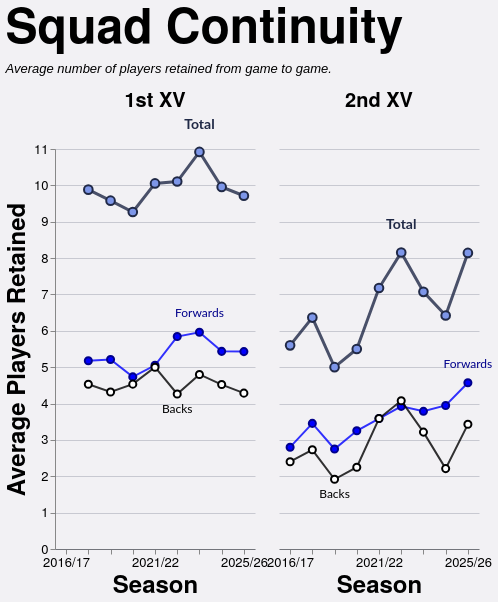

Describe this chart as a Vega-Lite specification.
### Vega-Lite specification from a JSON file in a GitHub repository (floating-point values rounded to 4 significant figures)
{"config": {"axis": {"labelFont": "PT Sans Narrow, Helvetica Neue, Helvetica, Arial, sans-serif", "titleFont": "PT Sans Narrow, Helvetica Neue, Helvetica, Arial, sans-serif", "labelFontSize": 13, "titleFontSize": 24, "gridColor": "#202947", "gridOpacity": 0.2, "zindex": 1}, "text": {"font": "Lato, sans-serif"}, "bar": {"cornerRadiusEnd": 5}, "header": {"labelFont": "PT Sans Narrow, Helvetica Neue, Helvetica, Arial, sans-serif", "titleFont": "PT Sans Narrow, Helvetica Neue, Helvetica, Arial, sans-serif", "labelFontSize": 24, "titleFontSize": 28, "labelFontWeight": "bold", "orient": "left"}, "legend": {"labelFont": "PT Sans Narrow, Helvetica Neue, Helvetica, Arial, sans-serif", "titleFont": "PT Sans Narrow, Helvetica Neue, Helvetica, Arial, sans-serif", "labelFontSize": 14, "titleFontSize": 16, "titlePadding": 5, "fillColor": "white", "strokeColor": "black", "padding": 10, "titleFontWeight": "lighter", "titleFontStyle": "italic", "titleColor": "gray", "offset": 10}, "title": {"font": "PT Sans Narrow, Helvetica Neue, Helvetica, Arial, sans-serif", "fontSize": 48, "fontWeight": "bold", "anchor": "start", "align": "center", "titlePadding": 20, "subtitlePadding": 10, "subtitleFontSize": 13, "subtitleColor": "", "subtitleFontStyle": "italic", "offset": 15, "color": "black"}, "axisX": {"labelAngle": 0}, "facet": {"title": null, "header": null, "align": {"row": "each", "column": "each"}}, "resolve": {"scale": {"y": "independent", "facet": "independent"}}, "background": "#f2f1f4", "scale": {"offsetBandPaddingOuter": 0.2, "offsetBandPaddingInner": 0.1}, "view": {"stroke": null, "background": "transparent"}}, "data": {"name": "data-c266a4d78d1aa76ec42880eef9847d82"}, "facet": {"column": {"field": "squad", "header": {"labelExpr": "datum.value + ' XV'", "labelFontSize": 20, "labelPadding": 6}, "sort": ["1st", "2nd"], "title": null, "type": "nominal"}}, "spec": {"layer": [{"mark": {"type": "line", "color": "#202946", "opacity": 0.8, "point": {"filled": true, "color": "#7d96e8", "stroke": "#202946", "size": 75, "strokeWidth": 2}, "strokeWidth": 3}, "encoding": {"detail": [{"field": "unit", "type": "nominal"}], "tooltip": [{"field": "season", "title": "Season", "type": "ordinal"}, {"field": "squad", "title": "Squad", "type": "nominal"}, {"field": "unit", "title": "Unit", "type": "nominal"}, {"field": "retained", "format": ".1f", "title": "Avg Retained", "type": "quantitative"}], "x": {"axis": {"labelAngle": 0, "labelOverlap": "parity"}, "field": "season", "sort": "ascending", "title": "Season", "type": "ordinal"}, "y": {"axis": {"tickMinStep": 1}, "field": "retained", "scale": {"zero": true}, "title": "Average Players Retained", "type": "quantitative"}}, "transform": [{"filter": "(datum.unit === 'Total')"}]}, {"mark": {"type": "line", "color": "blue", "opacity": 0.8, "point": {"filled": true, "color": "blue", "stroke": "darkblue", "size": 50, "strokeWidth": 2}, "strokeWidth": 2}, "encoding": {"detail": [{"field": "unit", "type": "nominal"}], "tooltip": [{"field": "season", "title": "Season", "type": "ordinal"}, {"field": "squad", "title": "Squad", "type": "nominal"}, {"field": "unit", "title": "Unit", "type": "nominal"}, {"field": "retained", "format": ".1f", "title": "Avg Retained", "type": "quantitative"}], "x": {"axis": {"labelAngle": 0, "labelOverlap": "parity"}, "field": "season", "sort": "ascending", "title": "Season", "type": "ordinal"}, "y": {"axis": {"tickMinStep": 1}, "field": "retained", "scale": {"zero": true}, "title": "Average Players Retained", "type": "quantitative"}}, "transform": [{"filter": "(datum.unit === 'Forwards')"}]}, {"mark": {"type": "line", "color": "black", "opacity": 0.8, "point": {"filled": true, "color": "white", "stroke": "black", "size": 50, "strokeWidth": 2}, "strokeWidth": 2}, "encoding": {"detail": [{"field": "unit", "type": "nominal"}], "tooltip": [{"field": "season", "title": "Season", "type": "ordinal"}, {"field": "squad", "title": "Squad", "type": "nominal"}, {"field": "unit", "title": "Unit", "type": "nominal"}, {"field": "retained", "format": ".1f", "title": "Avg Retained", "type": "quantitative"}], "x": {"axis": {"labelAngle": 0, "labelOverlap": "parity"}, "field": "season", "sort": "ascending", "title": "Season", "type": "ordinal"}, "y": {"axis": {"tickMinStep": 1}, "field": "retained", "scale": {"zero": true}, "title": "Average Players Retained", "type": "quantitative"}}, "transform": [{"filter": "(datum.unit === 'Backs')"}]}, {"mark": {"type": "text", "align": "center", "baseline": "bottom", "color": "#202946", "dx": 0, "dy": -20, "fontSize": 14, "fontWeight": "bold"}, "encoding": {"detail": [{"field": "unit", "type": "nominal"}], "text": {"value": "Total"}, "tooltip": [{"field": "season", "title": "Season", "type": "ordinal"}, {"field": "squad", "title": "Squad", "type": "nominal"}, {"field": "unit", "title": "Unit", "type": "nominal"}, {"field": "retained", "format": ".1f", "title": "Avg Retained", "type": "quantitative"}], "x": {"field": "season", "type": "ordinal"}, "y": {"field": "retained", "type": "quantitative"}}, "transform": [{"filter": "(datum.unit === 'Total')"}, {"calculate": "toNumber(split(datum.season, '/')[0])", "as": "season_order"}, {"joinaggregate": [{"op": "max", "field": "retained", "as": "max_value"}, {"op": "min", "field": "retained", "as": "min_value"}], "groupby": ["squad"]}, {"filter": "datum.retained > 0"}, {"filter": "datum.retained == datum.max_value"}, {"window": [{"op": "row_number", "field": "", "as": "rank"}], "groupby": ["squad"], "sort": [{"field": "season_order", "order": "descending"}]}, {"filter": "datum.rank == 1"}]}, {"mark": {"type": "text", "align": "center", "baseline": "bottom", "color": "darkblue", "dx": 0, "dy": -12, "fontSize": 12, "fontWeight": "normal"}, "encoding": {"detail": [{"field": "unit", "type": "nominal"}], "text": {"value": "Forwards"}, "tooltip": [{"field": "season", "title": "Season", "type": "ordinal"}, {"field": "squad", "title": "Squad", "type": "nominal"}, {"field": "unit", "title": "Unit", "type": "nominal"}, {"field": "retained", "format": ".1f", "title": "Avg Retained", "type": "quantitative"}], "x": {"field": "season", "type": "ordinal"}, "y": {"field": "retained", "type": "quantitative"}}, "transform": [{"filter": "(datum.unit === 'Forwards')"}, {"calculate": "toNumber(split(datum.season, '/')[0])", "as": "season_order"}, {"joinaggregate": [{"op": "max", "field": "retained", "as": "max_value"}, {"op": "min", "field": "retained", "as": "min_value"}], "groupby": ["squad"]}, {"filter": "datum.retained > 0"}, {"filter": "datum.retained == datum.max_value"}, {"window": [{"op": "row_number", "field": "", "as": "rank"}], "groupby": ["squad"], "sort": [{"field": "season_order", "order": "descending"}]}, {"filter": "datum.rank == 1"}]}, {"mark": {"type": "text", "align": "center", "baseline": "top", "color": "black", "dx": 0, "dy": 10, "fontSize": 12, "fontWeight": "normal"}, "encoding": {"detail": [{"field": "unit", "type": "nominal"}], "text": {"value": "Backs"}, "tooltip": [{"field": "season", "title": "Season", "type": "ordinal"}, {"field": "squad", "title": "Squad", "type": "nominal"}, {"field": "unit", "title": "Unit", "type": "nominal"}, {"field": "retained", "format": ".1f", "title": "Avg Retained", "type": "quantitative"}], "x": {"field": "season", "type": "ordinal"}, "y": {"field": "retained", "type": "quantitative"}}, "transform": [{"filter": "(datum.unit === 'Backs')"}, {"calculate": "toNumber(split(datum.season, '/')[0])", "as": "season_order"}, {"joinaggregate": [{"op": "max", "field": "retained", "as": "max_value"}, {"op": "min", "field": "retained", "as": "min_value"}], "groupby": ["squad"]}, {"filter": "datum.retained > 0"}, {"filter": "datum.retained == datum.min_value"}, {"window": [{"op": "row_number", "field": "", "as": "rank"}], "groupby": ["squad"], "sort": [{"field": "season_order", "order": "descending"}]}, {"filter": "datum.rank == 1"}]}, {"mark": {"type": "point", "color": "#7d96e8", "filled": true, "size": 250, "stroke": "#202946", "strokeWidth": 3}, "encoding": {"detail": [{"field": "unit", "type": "nominal"}], "tooltip": [{"field": "season", "title": "Season", "type": "ordinal"}, {"field": "squad", "title": "Squad", "type": "nominal"}, {"field": "unit", "title": "Unit", "type": "nominal"}, {"field": "retained", "format": ".1f", "title": "Avg Retained", "type": "quantitative"}], "x": {"axis": {"labelAngle": 0, "labelOverlap": "parity"}, "field": "season", "sort": "ascending", "title": "Season", "type": "ordinal"}, "y": {"axis": {"tickMinStep": 1}, "field": "retained", "scale": {"zero": true}, "title": "Average Players Retained", "type": "quantitative"}}, "transform": [{"filter": "datum.unit === 'Total' && datum.isSelected"}]}, {"mark": {"type": "point", "color": "blue", "filled": true, "size": 180, "stroke": "darkblue", "strokeWidth": 3}, "encoding": {"detail": [{"field": "unit", "type": "nominal"}], "tooltip": [{"field": "season", "title": "Season", "type": "ordinal"}, {"field": "squad", "title": "Squad", "type": "nominal"}, {"field": "unit", "title": "Unit", "type": "nominal"}, {"field": "retained", "format": ".1f", "title": "Avg Retained", "type": "quantitative"}], "x": {"axis": {"labelAngle": 0, "labelOverlap": "parity"}, "field": "season", "sort": "ascending", "title": "Season", "type": "ordinal"}, "y": {"axis": {"tickMinStep": 1}, "field": "retained", "scale": {"zero": true}, "title": "Average Players Retained", "type": "quantitative"}}, "transform": [{"filter": "datum.unit === 'Forwards' && datum.isSelected"}]}, {"mark": {"type": "point", "color": "white", "filled": true, "size": 180, "stroke": "black", "strokeWidth": 3}, "encoding": {"detail": [{"field": "unit", "type": "nominal"}], "tooltip": [{"field": "season", "title": "Season", "type": "ordinal"}, {"field": "squad", "title": "Squad", "type": "nominal"}, {"field": "unit", "title": "Unit", "type": "nominal"}, {"field": "retained", "format": ".1f", "title": "Avg Retained", "type": "quantitative"}], "x": {"axis": {"labelAngle": 0, "labelOverlap": "parity"}, "field": "season", "sort": "ascending", "title": "Season", "type": "ordinal"}, "y": {"axis": {"tickMinStep": 1}, "field": "retained", "scale": {"zero": true}, "title": "Average Players Retained", "type": "quantitative"}}, "transform": [{"filter": "datum.unit === 'Backs' && datum.isSelected"}]}], "height": 400, "width": 200}, "spacing": 10, "title": {"text": "Squad Continuity", "subtitle": ["Average number of players retained from game to game."]}, "$schema": "https://vega.github.io/schema/vega-lite/v5.20.1.json", "datasets": {"data-c266a4d78d1aa76ec42880eef9847d82": [{"season": "2017/18", "squad": "1st", "unit": "Total", "retained": 9.882}, {"season": "2017/18", "squad": "1st", "unit": "Forwards", "retained": 5.176}, {"season": "2017/18", "squad": "1st", "unit": "Backs", "retained": 4.529}, {"season": "2018/19", "squad": "1st", "unit": "Total", "retained": 9.579}, {"season": "2018/19", "squad": "1st", "unit": "Forwards", "retained": 5.211}, {"season": "2018/19", "squad": "1st", "unit": "Backs", "retained": 4.316}, {"season": "2019/20", "squad": "1st", "unit": "Total", "retained": 9.267}, {"season": "2019/20", "squad": "1st", "unit": "Forwards", "retained": 4.733}, {"season": "2019/20", "squad": "1st", "unit": "Backs", "retained": 4.533}, {"season": "2021/22", "squad": "1st", "unit": "Total", "retained": 10.05}, {"season": "2021/22", "squad": "1st", "unit": "Forwards", "retained": 5.053}, {"season": "2021/22", "squad": "1st", "unit": "Backs", "retained": 5.0}, {"season": "2022/23", "squad": "1st", "unit": "Total", "retained": 10.11}, {"season": "2022/23", "squad": "1st", "unit": "Forwards", "retained": 5.842}, {"season": "2022/23", "squad": "1st", "unit": "Backs", "retained": 4.263}, {"season": "2023/24", "squad": "1st", "unit": "Total", "retained": 10.92}, {"season": "2023/24", "squad": "1st", "unit": "Forwards", "retained": 5.96}, {"season": "2023/24", "squad": "1st", "unit": "Backs", "retained": 4.8}, {"season": "2024/25", "squad": "1st", "unit": "Total", "retained": 9.957}, {"season": "2024/25", "squad": "1st", "unit": "Forwards", "retained": 5.435}, {"season": "2024/25", "squad": "1st", "unit": "Backs", "retained": 4.522}, {"season": "2025/26", "squad": "1st", "unit": "Total", "retained": 9.714}, {"season": "2025/26", "squad": "1st", "unit": "Forwards", "retained": 5.429}, {"season": "2025/26", "squad": "1st", "unit": "Backs", "retained": 4.286}, {"season": "2016/17", "squad": "2nd", "unit": "Total", "retained": 5.6}, {"season": "2016/17", "squad": "2nd", "unit": "Forwards", "retained": 2.8}, {"season": "2016/17", "squad": "2nd", "unit": "Backs", "retained": 2.4}, {"season": "2017/18", "squad": "2nd", "unit": "Total", "retained": 6.364}, {"season": "2017/18", "squad": "2nd", "unit": "Forwards", "retained": 3.455}, {"season": "2017/18", "squad": "2nd", "unit": "Backs", "retained": 2.727}, {"season": "2018/19", "squad": "2nd", "unit": "Total", "retained": 5.0}, {"season": "2018/19", "squad": "2nd", "unit": "Forwards", "retained": 2.75}, {"season": "2018/19", "squad": "2nd", "unit": "Backs", "retained": 1.917}, {"season": "2019/20", "squad": "2nd", "unit": "Total", "retained": 5.5}, {"season": "2019/20", "squad": "2nd", "unit": "Forwards", "retained": 3.25}, {"season": "2019/20", "squad": "2nd", "unit": "Backs", "retained": 2.25}, {"season": "2021/22", "squad": "2nd", "unit": "Total", "retained": 7.176}, {"season": "2021/22", "squad": "2nd", "unit": "Forwards", "retained": 3.588}, {"season": "2021/22", "squad": "2nd", "unit": "Backs", "retained": 3.588}, {"season": "2022/23", "squad": "2nd", "unit": "Total", "retained": 8.154}, {"season": "2022/23", "squad": "2nd", "unit": "Forwards", "retained": 3.923}, {"season": "2022/23", "squad": "2nd", "unit": "Backs", "retained": 4.077}, {"season": "2023/24", "squad": "2nd", "unit": "Total", "retained": 7.071}, {"season": "2023/24", "squad": "2nd", "unit": "Forwards", "retained": 3.786}, {"season": "2023/24", "squad": "2nd", "unit": "Backs", "retained": 3.214}, {"season": "2024/25", "squad": "2nd", "unit": "Total", "retained": 6.421}, {"season": "2024/25", "squad": "2nd", "unit": "Forwards", "retained": 3.947}, {"season": "2024/25", "squad": "2nd", "unit": "Backs", "retained": 2.211}, {"season": "2025/26", "squad": "2nd", "unit": "Total", "retained": 8.143}, {"season": "2025/26", "squad": "2nd", "unit": "Forwards", "retained": 4.571}, {"season": "2025/26", "squad": "2nd", "unit": "Backs", "retained": 3.429}]}}
